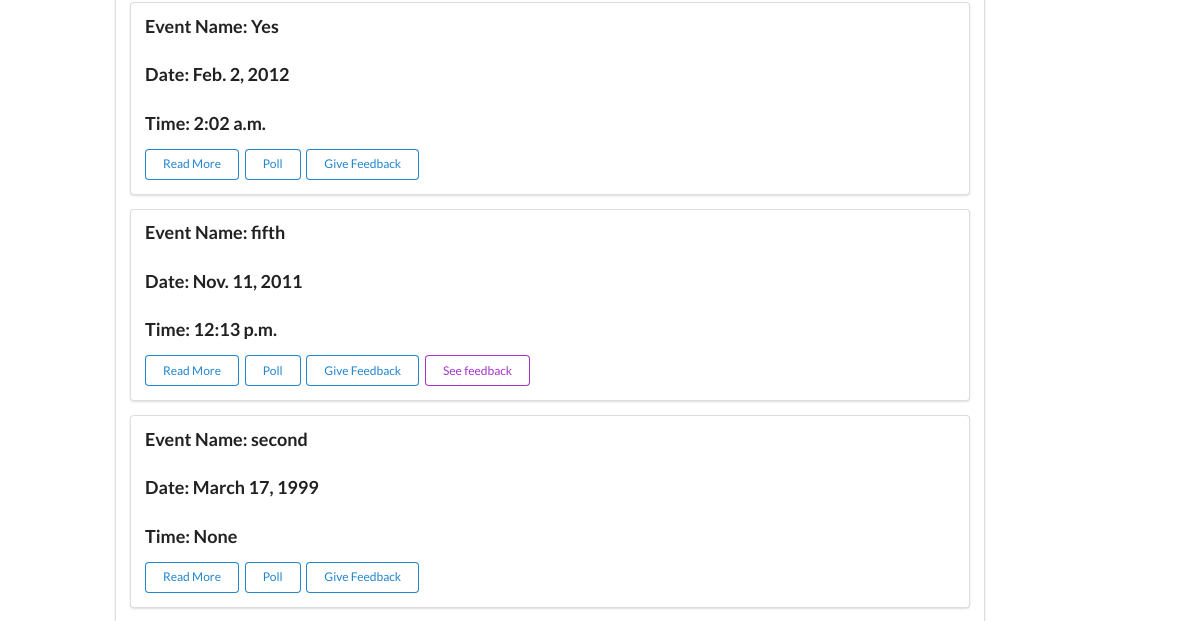
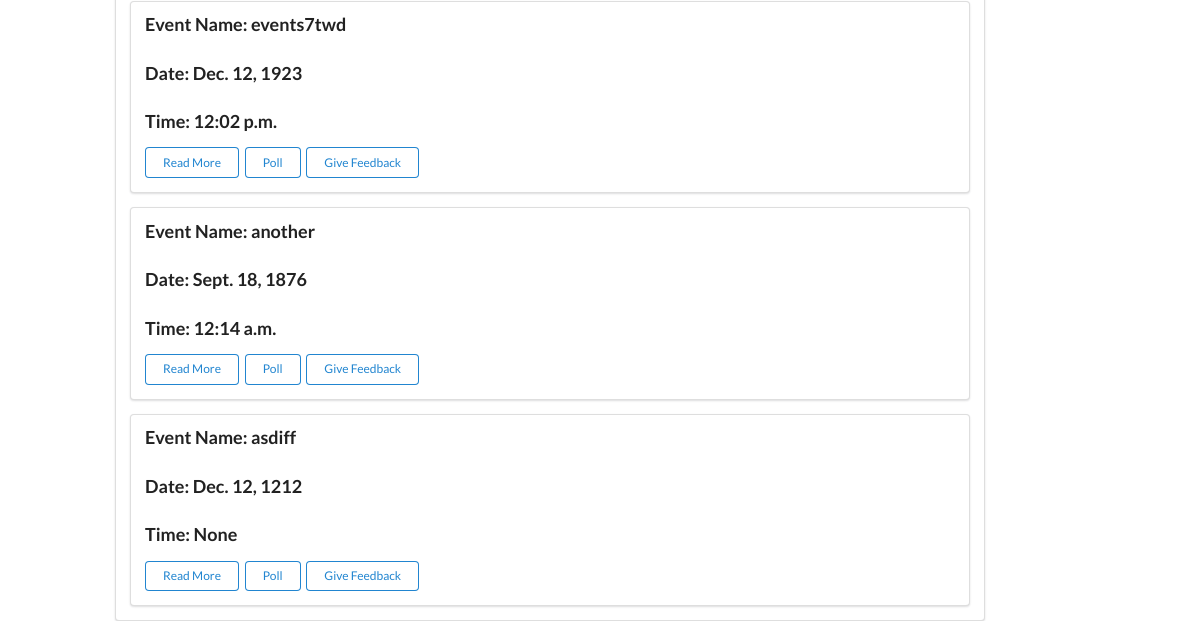
/past-events/ (signed in, lower part), run on an earlier commit of the app's database (2 pictures, top to bottom).
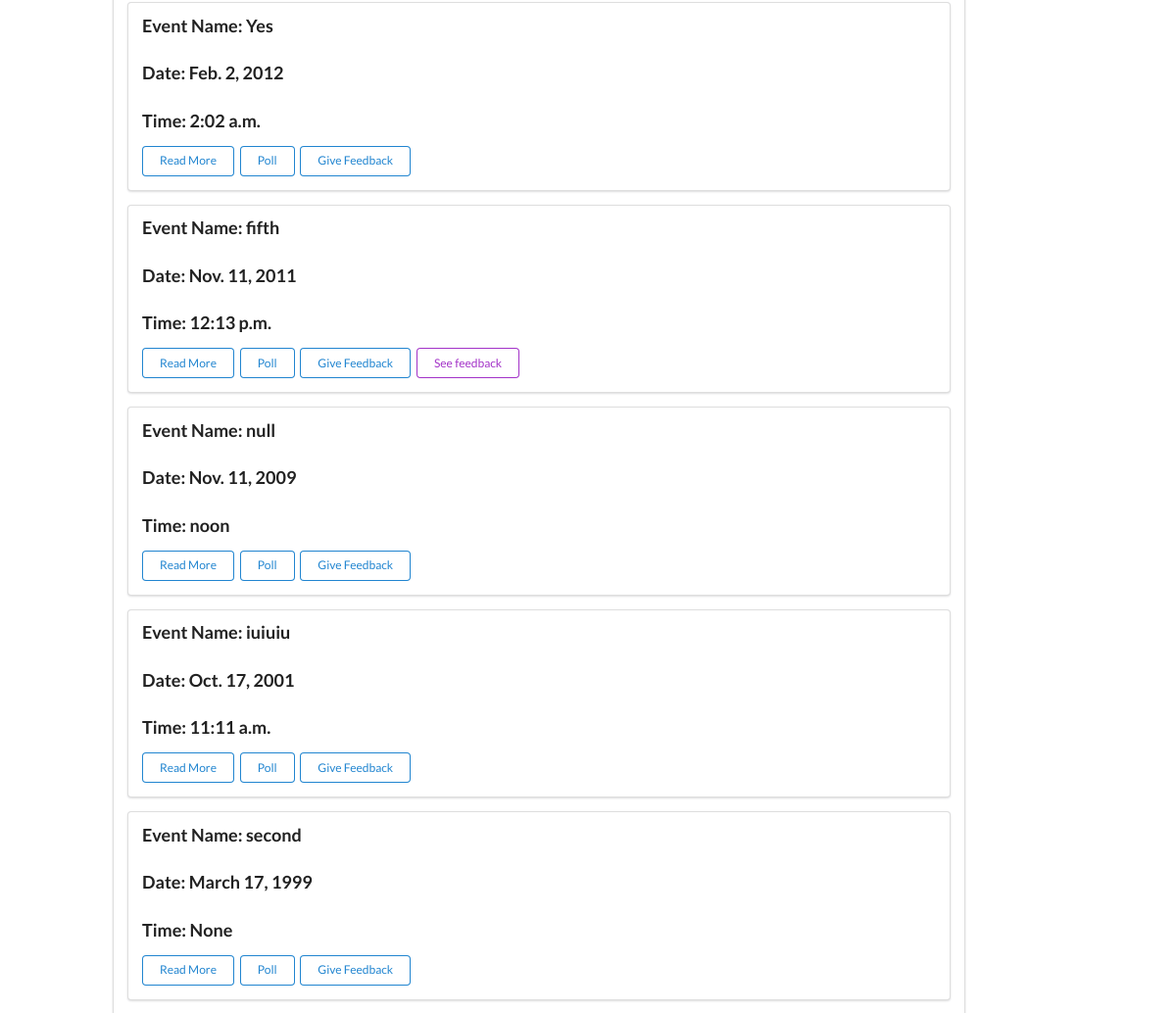
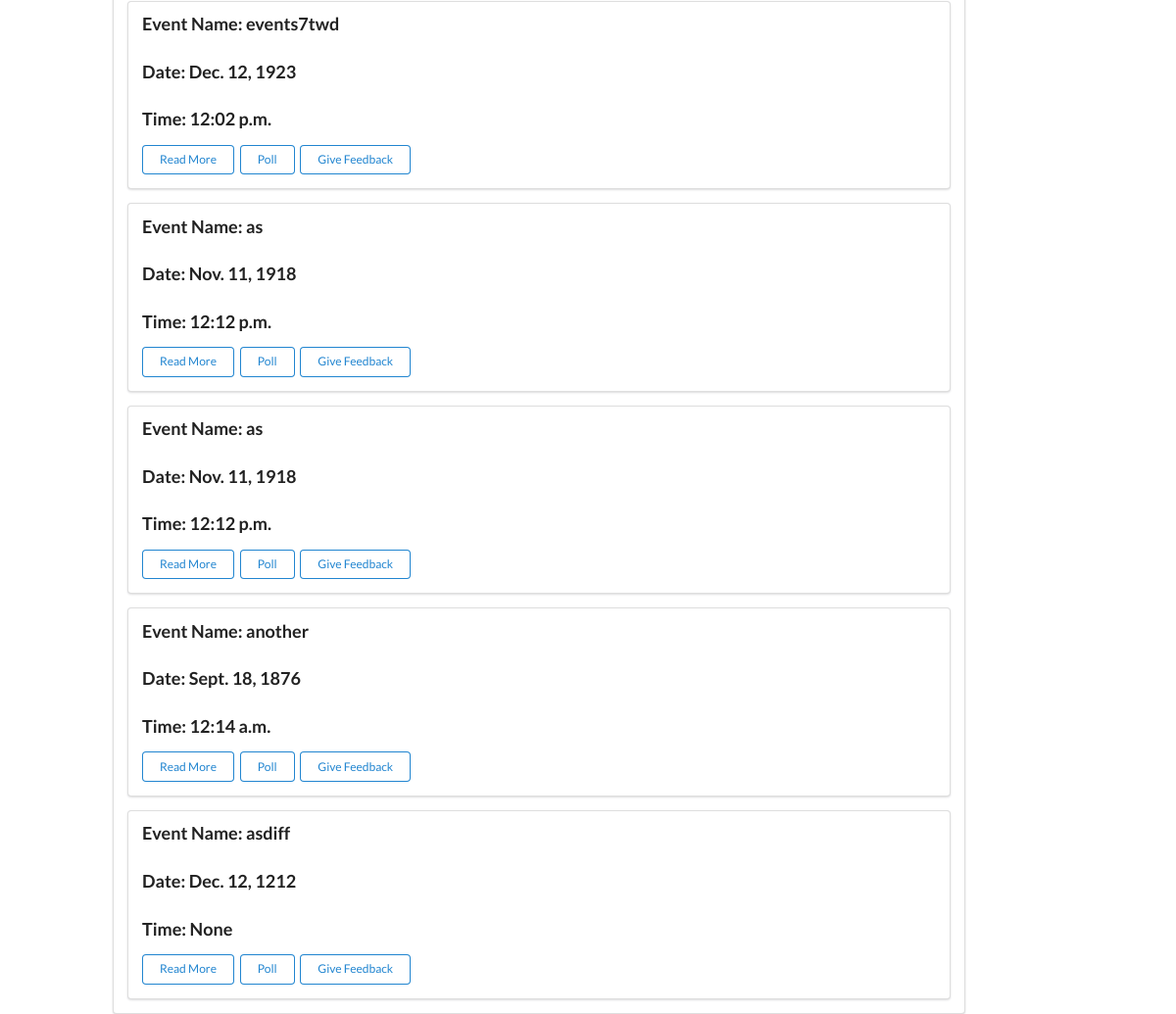
And on a later commit of the database (2 pictures, top to bottom).
### events/models.py (models this page shows, shortened)
class Event(models.Model):
    name = models.CharField(max_length=300)
    event_id = models.UUIDField(primary_key=True, default=uuid.uuid4, help_text='Unique ID for this particular event', blank=True)
    fee = models.PositiveIntegerField()
    capacity  = models.PositiveIntegerField()
    target_audience = models.CharField(max_length=300)
    date = models.DateField(null = False, blank = False)
    time = models.TimeField(auto_now=False, auto_now_add=False, blank=True, null=True)
    summary = models.TextField(blank=True, null=True)
    faq = models.TextField(blank=True, null=True)
    tags = models.CharField(max_length=300, help_text=' (Press Ctrl to select multiple)')
    organisors = models.CharField(max_length=300)
    contact_info = models.CharField(max_length=300)
    venue = models.CharField(max_length=50, choices=(('L1','Lecture Hall 1'),('L2','Lecture Hall 2'),('L1','Lecture Hall 3'),('L1','Lecture Hall 4'),('Audi','Auditorium')),default='Audi')
    invitees_btech = models.ManyToManyField(Btech, help_text=' (Press Ctrl to select multiple)', blank=True)
    invitees_mtech = models.ManyToManyField(Mtech, help_text=' (Press Ctrl to select multiple)', blank=True)
    invitees_phd = models.ManyToManyField(PhD, blank=True)
    comment_for_admin = models.CharField(max_length=300)
    approval = models.CharField(max_length=50, choices = (('Appr','Approved'),('Pend','Pending'),('Decl','Declined')), default='Pend')
    requestor = models.CharField(max_length=100, blank=True)
    curr_audience = models.IntegerField(blank=True, null=True)
    image_string = models.TextField(blank=True, default= "None")
    faq_question_1 = models.CharField(max_length=500,blank=True)
    faq_question_2 = models.CharField(max_length=500,blank=True)
    faq_question_3 = models.CharField(max_length=500,blank=True)
    faq_question_4 = models.CharField(max_length=500,blank=True)
    faq_question_5 = models.CharField(max_length=500,blank=True)
    faq_answer_1 = models.CharField(max_length=500,blank=True)
    faq_answer_2 = models.CharField(max_length=500,blank=True)
    faq_answer_3 = models.CharField(max_length=500,blank=True)
    faq_answer_4 = models.CharField(max_length=500,blank=True)
    faq_answer_5 = models.CharField(max_length=500,blank=True)

### events/views.py (the view)
# urls.py: path('past-events/',views.past,name='past'),
@login_required(login_url='loginPage')
def past(request):
    events=Event.objects.filter(date__lt=date.today()).order_by('-date')
    return render(request, 'past.html', {'display_id':str(request.user), 'events':events})

### templates/past.html (shortened to what this page needs)
{%extends 'base.html'%}
{% block content%}
    <div class='col-md-9 '>
        <br>
                <div class='ui segment'>
                    {% for i in events%}
                    <div class='ui segment'>
                        <h3 class='ui header'>Event Name: {{ i.name}}</h3>
                        <h3 class='ui header'>Date: {{ i.date}}</h3>
                        <h3 class='ui header'>Time: {{i.time}}</h3>
                        <a href="{% url 'polling' i.event_id %}"class='ui tiny primary basic button'>Read More</a>
                        <a href="#" class='ui tiny primary basic button'>Poll</a>
                        <a href='{% url "feedback" i.event_id  %}' class='ui tiny primary basic button'>Give Feedback</a>
                        {% if display_id == i.requestor %}
                        <a href='#' class='ui tiny purple basic button'>See feedback</a>
                        {% endif %}
                    </div>
                    {% endfor%}
                </div>
    </div>
{%endblock%}

### templates/base.html (shortened to what this page needs)
<!DOCTYPE html>
<head>
<link rel="stylesheet" href="https://maxcdn.bootstrapcdn.com/bootstrap/3.4.0/css/bootstrap.min.css">
<link rel='stylesheet' href='https://cdnjs.cloudflare.com/ajax/libs/semantic-ui/2.4.1/semantic.min.css'>
</head>
<body>
    {%block content%}{%endblock%}
</body>

### templates/base.html (style rules this page uses)
a { color: goldenrod; font-size: 1.5em; text-decoration:none; font-family: Arial }

What changed in the data, as far as the page shows it:
added Event: name "null", date "Nov. 11, 2009", time "noon"
added Event: name "iuiuiu", date "Oct. 17, 2001", time "11:11 a.m."
added Event: name "as", date "Nov. 11, 1918", time "12:12 p.m."
added Event: name "as", date "Nov. 11, 1918", time "12:12 p.m."
